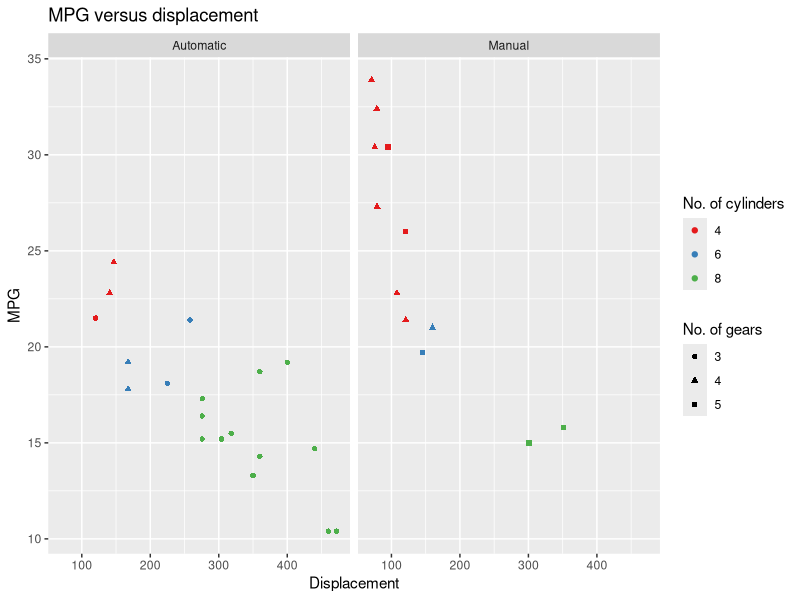
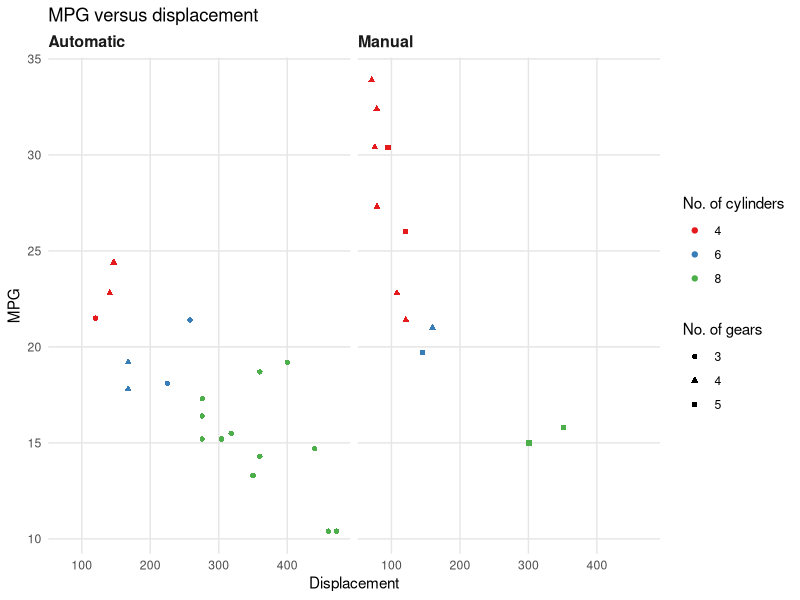
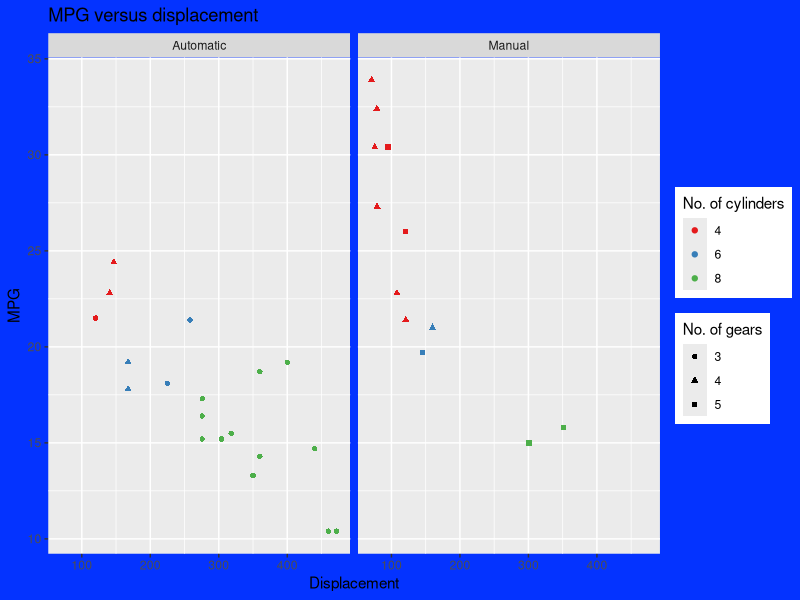
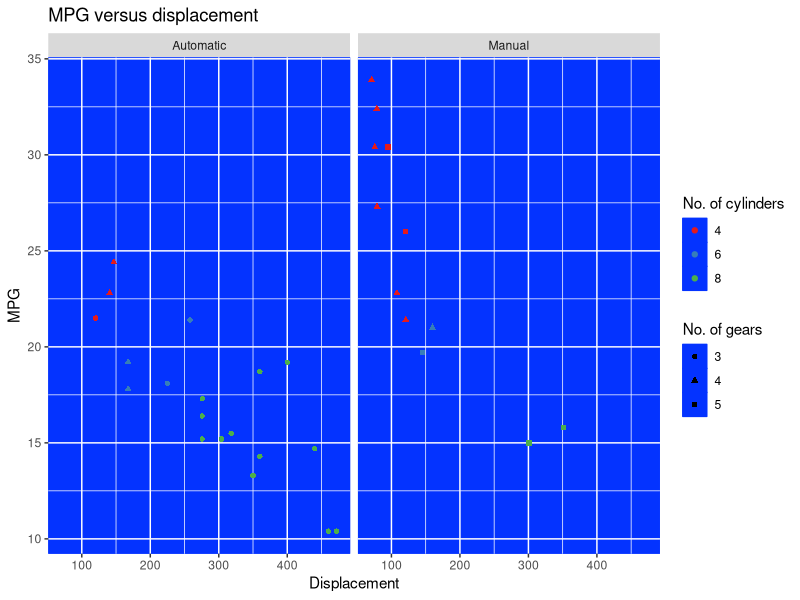
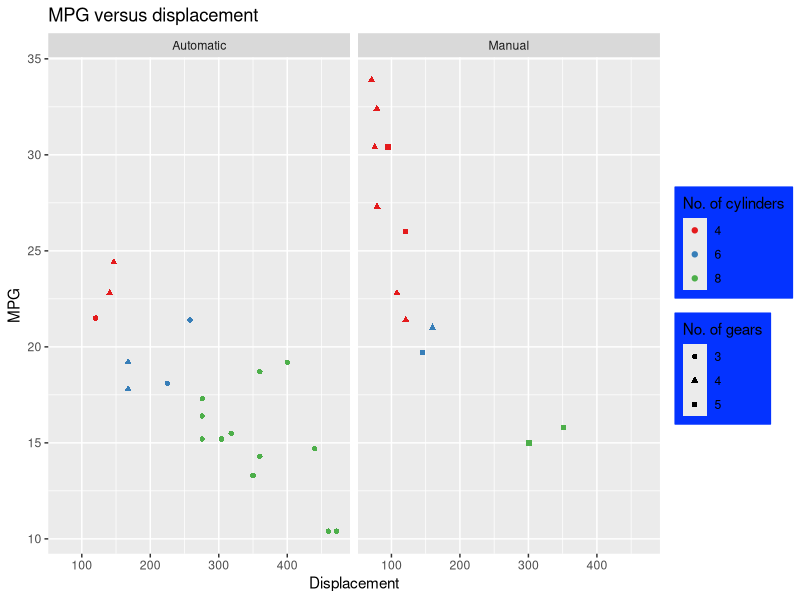
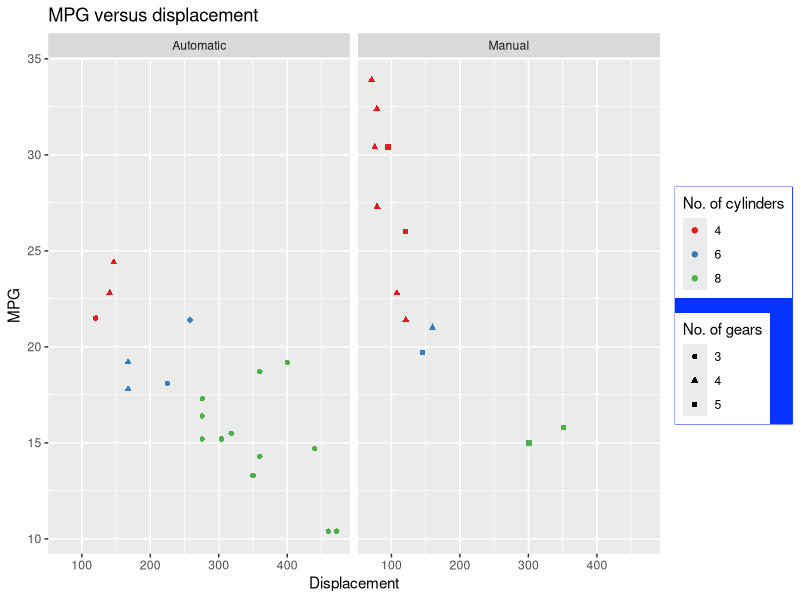
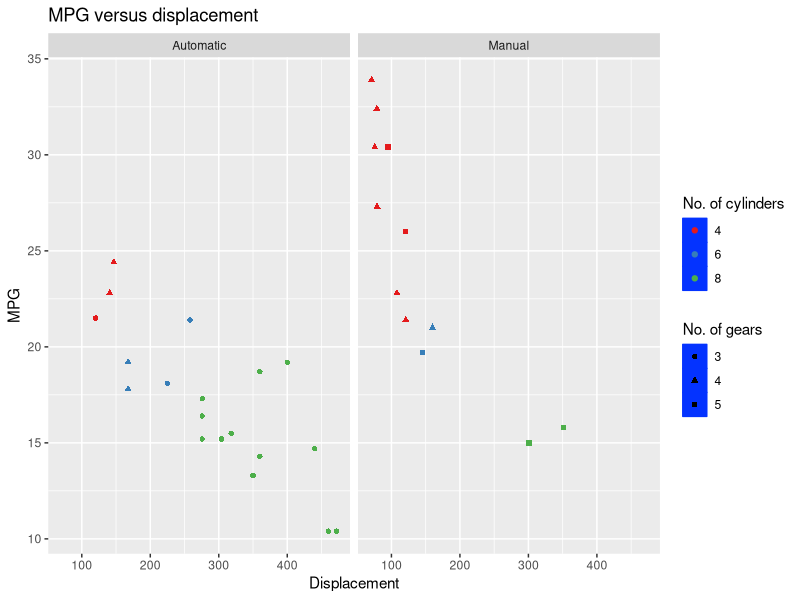
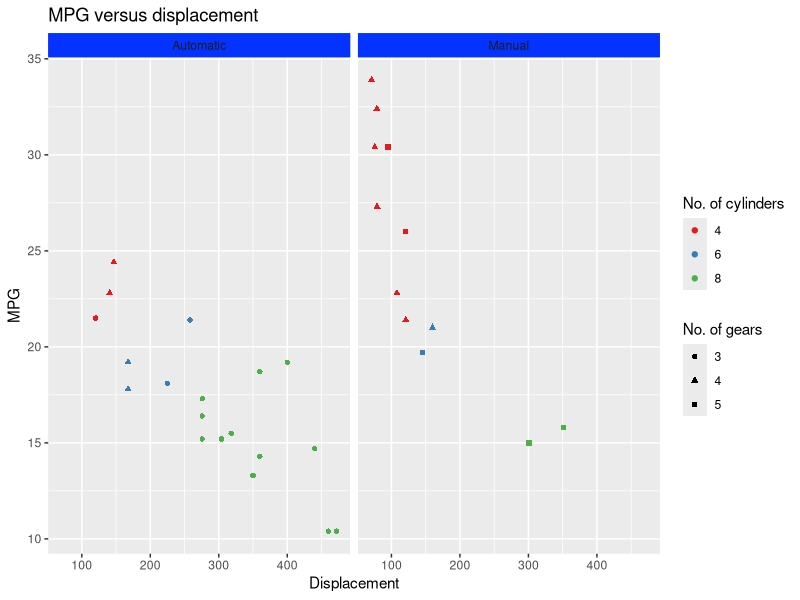

Source code (R) for these figures, in order:
# *****************************************************************************
# Setup -----------------------------------------------------------------------

library(tidyverse)
library(ggthemes)
library(here)

# *****************************************************************************


# *****************************************************************************
# Utility functions -----------------------------------------------------------

save_chart <- function(chart) {
  filename_main <- deparse(substitute(chart))
  ggsave(filename = paste0(filename_main, ".png"), 
         path = here("/outputs"), 
         plot = chart, 
         width = 22, 
         height = 18, 
         units = "cm", 
         dpi = 300)
}

# *****************************************************************************


# *****************************************************************************
# Example chart with default theme --------------------------------------------

default_chart_1 <- mtcars %>%
  as_tibble() %>%
  mutate(transmission = ifelse(am == 0, "Automatic", "Manual")) %>%
  ggplot(mapping = aes(x = disp, y = mpg, colour = factor(cyl), shape = factor(gear))) + 
  geom_point() + 
  facet_wrap(facets = vars(transmission), ncol = 2) + 
  labs(title = "MPG versus displacement", 
       x = "Displacement", 
       y = "MPG") + 
  scale_colour_brewer(name = "No. of cylinders", palette = "Set1") + 
  scale_shape(name = "No. of gears")
save_chart(chart = default_chart_1)

# *****************************************************************************


# *****************************************************************************
# Simple theme adjustments example --------------------------------------------

my_theme <- theme_gray() + 
  theme(
    axis.ticks = element_blank(), 
    panel.background = element_rect(fill = "white"), 
    panel.grid.major = element_line(colour = grey(0.9)), 
    strip.text = element_text(face = "bold", 
                              hjust = 0, 
                              margin = margin(0, 0, 6, 0, unit = "pt"), 
                              size = rel(1.05)), 
    strip.background = element_blank()
  )

theme_chart_1 <- default_chart_1 + 
  my_theme

save_chart(chart = theme_chart_1)


# *****************************************************************************


# *****************************************************************************
# Illustration of components --------------------------------------------------

highlight_blue <- rgb(red = 4/255, green = 51/255, blue = 255/255)

# plot
chart_plot <- default_chart_1 + 
  theme(plot.background = element_rect(fill = highlight_blue, colour = highlight_blue))
save_chart(chart = chart_plot)

# panel
chart_panel <- default_chart_1 + 
  theme(panel.background = element_rect(fill = highlight_blue, colour = highlight_blue))
save_chart(chart = chart_panel)

# legend
chart_legend <- default_chart_1 + 
  theme(legend.background = element_rect(fill = highlight_blue, colour = highlight_blue))
save_chart(chart = chart_legend)

# legend.box
chart_legend_box <- default_chart_1 + 
  theme(legend.box.background = element_rect(fill = highlight_blue, colour = highlight_blue))
save_chart(chart = chart_legend_box)

# legend.key
chart_legend_key <- default_chart_1 + 
  theme(legend.key = element_rect(fill = highlight_blue, colour = highlight_blue))
save_chart(chart = chart_legend_key)

# strip
chart_strip <- default_chart_1 + 
  theme(strip.background = element_rect(fill = highlight_blue, colour = highlight_blue))
save_chart(chart = chart_strip)

# axes
chart_axes <- default_chart_1 + 
  theme(axis.line = element_line(colour = highlight_blue), 
        axis.ticks = element_line(colour = highlight_blue), 
        axis.text = element_text(colour = highlight_blue), 
        axis.title = element_text(colour = highlight_blue))
save_chart(chart = chart_axes)


# *****************************************************************************


# *****************************************************************************
# Illustration of inheritance -------------------------------------------------

chart_text_inheritance <- default_chart_1 + 
  theme(text = element_text(family = "Fira Sans"))
save_chart(chart = chart_text_inheritance)

# *****************************************************************************


# *****************************************************************************
# Theme creation function -----------------------------------------------------

my_theme <- function(vertical_gridlines = FALSE, ...) {
  t <- theme_gray() + theme(...)
  
  if (vertical_gridlines) {
    t <- t + theme(
      axis.ticks.x = element_blank(), 
      panel.grid.major.x = element_line(colour = grey(0.9))
    )
  }
  
  return(t)
}

chart_without_vertical_gridlines <- default_chart_1 + 
  my_theme(vertical_gridlines = TRUE, axis.ticks.y = element_blank())

# *****************************************************************************